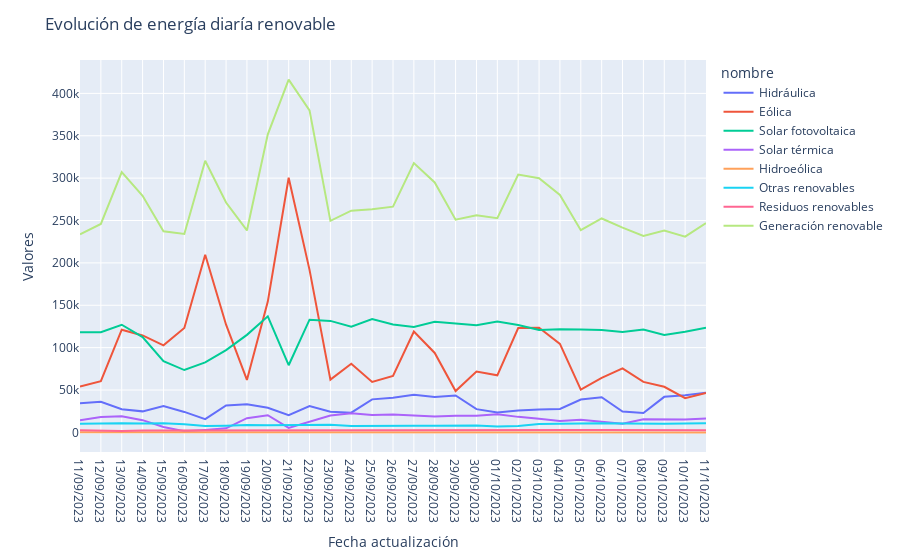

Notebook code for this chart:
### Code cell
fig_reno = px.line(data_frame = df_balance[df_balance['tipo de energía'] == 'Renovable'],
        x = 'Fecha actualización',
        y = 'Valores',
        color = 'nombre',
        color_discrete_sequence = colores_personalizados
)

fig_reno.update_layout(title = 'Evolución de energía diaría renovable')

fig_reno.show()

### Figure 1 — Plotly figure (JSON) as saved in the notebook; plotly's stock layout.template omitted (floating-point values rounded to 4 significant figures)
{"data": [{"hovertemplate": "nombre=Hidráulica<br>Fecha actualización=%{x}<br>Valores=%{y}<extra></extra>", "legendgroup": "Hidráulica", "line": {"color": "#636EFA", "dash": "solid"}, "marker": {"symbol": "circle"}, "mode": "lines", "name": "Hidráulica", "orientation": "v", "showlegend": true, "type": "scatter", "x": ["11/09/2023", "12/09/2023", "13/09/2023", "14/09/2023", "15/09/2023", "16/09/2023", "17/09/2023", "18/09/2023", "19/09/2023", "20/09/2023", "21/09/2023", "22/09/2023", "23/09/2023", "24/09/2023", "25/09/2023", "26/09/2023", "27/09/2023", "28/09/2023", "29/09/2023", "30/09/2023", "01/10/2023", "02/10/2023", "03/10/2023", "04/10/2023", "05/10/2023", "06/10/2023", "07/10/2023", "08/10/2023", "09/10/2023", "10/10/2023", "11/10/2023"], "xaxis": "x", "y": [34410.0, 36180.0, 27250.0, 24810.0, 31050.0, 24150.0, 15560.0, 31780.0, 33070.0, 29080.0, 20210.0, 31120.0, 24340.0, 23310.0, 38970.0, 40810.0, 44280.0, 41710.0, 43510.0, 27450.0, 23510.0, 25840.0, 27090.0, 27620.0, 38750.0, 41530.0, 24530.0, 22870.0, 41940.0, 43710.0, 46670.0], "yaxis": "y"}, {"hovertemplate": "nombre=Eólica<br>Fecha actualización=%{x}<br>Valores=%{y}<extra></extra>", "legendgroup": "Eólica", "line": {"color": "#EF553B", "dash": "solid"}, "marker": {"symbol": "circle"}, "mode": "lines", "name": "Eólica", "orientation": "v", "showlegend": true, "type": "scatter", "x": ["11/09/2023", "12/09/2023", "13/09/2023", "14/09/2023", "15/09/2023", "16/09/2023", "17/09/2023", "18/09/2023", "19/09/2023", "20/09/2023", "21/09/2023", "22/09/2023", "23/09/2023", "24/09/2023", "25/09/2023", "26/09/2023", "27/09/2023", "28/09/2023", "29/09/2023", "30/09/2023", "01/10/2023", "02/10/2023", "03/10/2023", "04/10/2023", "05/10/2023", "06/10/2023", "07/10/2023", "08/10/2023", "09/10/2023", "10/10/2023", "11/10/2023"], "xaxis": "x", "y": [54170.0, 60510.0, 121100.0, 114400.0, 102700.0, 123200.0, 209500.0, 127100.0, 61870.0, 154400.0, 300400.0, 191700.0, 62210.0, 80960.0, 59480.0, 66700.0, 119100.0, 93720.0, 48740.0, 71790.0, 67340.0, 123200.0, 123400.0, 104400.0, 50450.0, 64420.0, 75520.0, 59590.0, 53810.0, 40360.0, 46530.0], "yaxis": "y"}, {"hovertemplate": "nombre=Solar fotovoltaica<br>Fecha actualización=%{x}<br>Valores=%{y}<extra></extra>", "legendgroup": "Solar fotovoltaica", "line": {"color": "#00CC96", "dash": "solid"}, "marker": {"symbol": "circle"}, "mode": "lines", "name": "Solar fotovoltaica", "orientation": "v", "showlegend": true, "type": "scatter", "x": ["11/09/2023", "12/09/2023", "13/09/2023", "14/09/2023", "15/09/2023", "16/09/2023", "17/09/2023", "18/09/2023", "19/09/2023", "20/09/2023", "21/09/2023", "22/09/2023", "23/09/2023", "24/09/2023", "25/09/2023", "26/09/2023", "27/09/2023", "28/09/2023", "29/09/2023", "30/09/2023", "01/10/2023", "02/10/2023", "03/10/2023", "04/10/2023", "05/10/2023", "06/10/2023", "07/10/2023", "08/10/2023", "09/10/2023", "10/10/2023", "11/10/2023"], "xaxis": "x", "y": [118200.0, 118200.0, 127000.0, 112500.0, 83970.0, 73570.0, 82520.0, 97000.0, 115100.0, 136900.0, 79270.0, 133000.0, 131600.0, 124600.0, 133600.0, 127300.0, 124400.0, 130400.0, 128500.0, 126400.0, 130700.0, 126600.0, 120700.0, 121800.0, 121500.0, 120700.0, 118500.0, 121500.0, 115100.0, 118800.0, 123600.0], "yaxis": "y"}, {"hovertemplate": "nombre=Solar térmica<br>Fecha actualización=%{x}<br>Valores=%{y}<extra></extra>", "legendgroup": "Solar térmica", "line": {"color": "#AB63FA", "dash": "solid"}, "marker": {"symbol": "circle"}, "mode": "lines", "name": "Solar térmica", "orientation": "v", "showlegend": true, "type": "scatter", "x": ["11/09/2023", "12/09/2023", "13/09/2023", "14/09/2023", "15/09/2023", "16/09/2023", "17/09/2023", "18/09/2023", "19/09/2023", "20/09/2023", "21/09/2023", "22/09/2023", "23/09/2023", "24/09/2023", "25/09/2023", "26/09/2023", "27/09/2023", "28/09/2023", "29/09/2023", "30/09/2023", "01/10/2023", "02/10/2023", "03/10/2023", "04/10/2023", "05/10/2023", "06/10/2023", "07/10/2023", "08/10/2023", "09/10/2023", "10/10/2023", "11/10/2023"], "xaxis": "x", "y": [14420.0, 18170.0, 19160.0, 14430.0, 6282.0, 1329.0, 2884.0, 4759.0, 16800.0, 20320.0, 5231.0, 12840.0, 19950.0, 22560.0, 20530.0, 21100.0, 19450.0, 18620.0, 19660.0, 19700.0, 21470.0, 18330.0, 16070.0, 13370.0, 15050.0, 12170.0, 10160.0, 15610.0, 14940.0, 15090.0, 16530.0], "yaxis": "y"}, {"hovertemplate": "nombre=Hidroeólica<br>Fecha actualización=%{x}<br>Valores=%{y}<extra></extra>", "legendgroup": "Hidroeólica", "line": {"color": "#FFA15A", "dash": "solid"}, "marker": {"symbol": "circle"}, "mode": "lines", "name": "Hidroeólica", "orientation": "v", "showlegend": true, "type": "scatter", "x": ["11/09/2023", "12/09/2023", "13/09/2023", "14/09/2023", "15/09/2023", "16/09/2023", "17/09/2023", "18/09/2023", "19/09/2023", "20/09/2023", "21/09/2023", "22/09/2023", "23/09/2023", "24/09/2023", "25/09/2023", "26/09/2023", "27/09/2023", "28/09/2023", "29/09/2023", "30/09/2023", "01/10/2023", "02/10/2023", "03/10/2023", "04/10/2023", "05/10/2023", "06/10/2023", "07/10/2023", "08/10/2023", "09/10/2023", "10/10/2023", "11/10/2023"], "xaxis": "x", "y": [28.65, 37.99, 49.62, 75.19, 71.51, 24.82, 71.8, 82.06, 97.68, 42.12, 43.43, 49.38, 50.17, 40.15, 54.19, 69.27, 93.93, 95.33, 28.09, -2.192, -0.077, 2.047, 21.27, 26.19, 2.947, 3.604, 4.891, 13.57, 10.62, 6.117, 14.36], "yaxis": "y"}, {"hovertemplate": "nombre=Otras renovables<br>Fecha actualización=%{x}<br>Valores=%{y}<extra></extra>", "legendgroup": "Otras renovables", "line": {"color": "#19D3F3", "dash": "solid"}, "marker": {"symbol": "circle"}, "mode": "lines", "name": "Otras renovables", "orientation": "v", "showlegend": true, "type": "scatter", "x": ["11/09/2023", "12/09/2023", "13/09/2023", "14/09/2023", "15/09/2023", "16/09/2023", "17/09/2023", "18/09/2023", "19/09/2023", "20/09/2023", "21/09/2023", "22/09/2023", "23/09/2023", "24/09/2023", "25/09/2023", "26/09/2023", "27/09/2023", "28/09/2023", "29/09/2023", "30/09/2023", "01/10/2023", "02/10/2023", "03/10/2023", "04/10/2023", "05/10/2023", "06/10/2023", "07/10/2023", "08/10/2023", "09/10/2023", "10/10/2023", "11/10/2023"], "xaxis": "x", "y": [10110.0, 10870.0, 10820.0, 10620.0, 10810.0, 9480.0, 7427.0, 7906.0, 8720.0, 8347.0, 8638.0, 8869.0, 8998.0, 7589.0, 7919.0, 7809.0, 7818.0, 7734.0, 7933.0, 8141.0, 7085.0, 7468.0, 9854.0, 10250.0, 10110.0, 10830.0, 10400.0, 9847.0, 10100.0, 10460.0, 10920.0], "yaxis": "y"}, {"hovertemplate": "nombre=Residuos renovables<br>Fecha actualización=%{x}<br>Valores=%{y}<extra></extra>", "legendgroup": "Residuos renovables", "line": {"color": "#FF6692", "dash": "solid"}, "marker": {"symbol": "circle"}, "mode": "lines", "name": "Residuos renovables", "orientation": "v", "showlegend": true, "type": "scatter", "x": ["11/09/2023", "12/09/2023", "13/09/2023", "14/09/2023", "15/09/2023", "16/09/2023", "17/09/2023", "18/09/2023", "19/09/2023", "20/09/2023", "21/09/2023", "22/09/2023", "23/09/2023", "24/09/2023", "25/09/2023", "26/09/2023", "27/09/2023", "28/09/2023", "29/09/2023", "30/09/2023", "01/10/2023", "02/10/2023", "03/10/2023", "04/10/2023", "05/10/2023", "06/10/2023", "07/10/2023", "08/10/2023", "09/10/2023", "10/10/2023", "11/10/2023"], "xaxis": "x", "y": [2421.0, 2067.0, 1571.0, 2299.0, 2406.0, 2384.0, 2473.0, 2605.0, 2621.0, 2560.0, 2416.0, 2391.0, 2479.0, 2550.0, 2650.0, 2539.0, 2655.0, 2660.0, 2616.0, 2606.0, 2674.0, 2715.0, 2691.0, 2713.0, 2733.0, 2739.0, 2595.0, 2420.0, 2438.0, 2494.0, 2612.0], "yaxis": "y"}, {"hovertemplate": "nombre=Generación renovable<br>Fecha actualización=%{x}<br>Valores=%{y}<extra></extra>", "legendgroup": "Generación renovable", "line": {"color": "#B6E880", "dash": "solid"}, "marker": {"symbol": "circle"}, "mode": "lines", "name": "Generación renovable", "orientation": "v", "showlegend": true, "type": "scatter", "x": ["11/09/2023", "12/09/2023", "13/09/2023", "14/09/2023", "15/09/2023", "16/09/2023", "17/09/2023", "18/09/2023", "19/09/2023", "20/09/2023", "21/09/2023", "22/09/2023", "23/09/2023", "24/09/2023", "25/09/2023", "26/09/2023", "27/09/2023", "28/09/2023", "29/09/2023", "30/09/2023", "01/10/2023", "02/10/2023", "03/10/2023", "04/10/2023", "05/10/2023", "06/10/2023", "07/10/2023", "08/10/2023", "09/10/2023", "10/10/2023", "11/10/2023"], "xaxis": "x", "y": [233800.0, 246000.0, 307000.0, 279100.0, 237300.0, 234100.0, 320500.0, 271200.0, 238300.0, 351600.0, 416300.0, 380000.0, 249600.0, 261600.0, 263200.0, 266300.0, 317800.0, 295000.0, 250900.0, 256100.0, 252800.0, 304200.0, 299800.0, 280200.0, 238600.0, 252400.0, 241700.0, 231800.0, 238300.0, 231000.0, 246900.0], "yaxis": "y"}], "layout": {"legend": {"title": {"text": "nombre"}, "tracegroupgap": 0}, "margin": {"t": 60}, "title": {"text": "Evolución de energía diaría renovable"}, "xaxis": {"anchor": "y", "domain": [0, 1], "title": {"text": "Fecha actualización"}}, "yaxis": {"anchor": "x", "domain": [0, 1], "title": {"text": "Valores"}}}}
